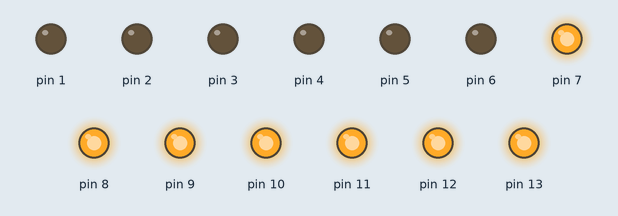
Bench run of a sketch on a simulated Arduino Uno, built with avr-gcc and run on an emulated ATmega328P. On the bench: output pins drawn as LEDs (lit = HIGH).

Above: at 2.5 s.
At 7.5 s:
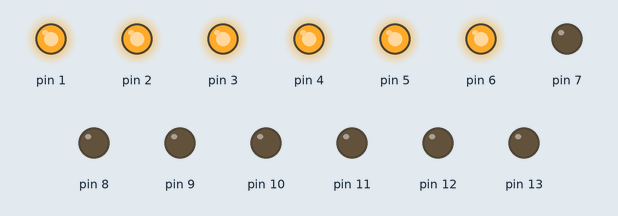
Timing chart, 0 to 13.0 s (numbered marks = the images above):
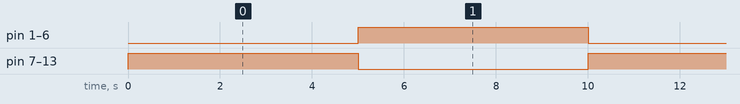

The sketch:

BEEE_PROJECT_no2.ino
```cpp
void setup() {
  pinMode(13,OUTPUT);
  pinMode(12,OUTPUT);
  pinMode(11,OUTPUT);
  pinMode(10,OUTPUT);
  pinMode(9,OUTPUT);
  pinMode(8,OUTPUT);
  pinMode(7,OUTPUT);
  pinMode(6,OUTPUT);
  pinMode(5,OUTPUT);
  pinMode(4,OUTPUT);
  pinMode(3,OUTPUT);
  pinMode(2,OUTPUT);
  pinMode(1,OUTPUT);
}

void loop() {
  digitalWrite(13,HIGH);
  digitalWrite(12,HIGH);
  digitalWrite(11,HIGH);
  digitalWrite(10,HIGH);
  digitalWrite(9,HIGH);
  digitalWrite(8,HIGH);
  digitalWrite(7,HIGH);
  delay(5000);
  digitalWrite(13,LOW);
  digitalWrite(12,LOW);
  digitalWrite(11,LOW);
  digitalWrite(10,LOW);
  digitalWrite(9,LOW);
  digitalWrite(8,LOW);
  digitalWrite(7,LOW);
  digitalWrite(6,HIGH);
  digitalWrite(5,HIGH);
  digitalWrite(4,HIGH);
  digitalWrite(3,HIGH);
  digitalWrite(2,HIGH);
  digitalWrite(1,HIGH);
  delay(5000);
  digitalWrite(6,LOW);
  digitalWrite(5,LOW);
  digitalWrite(4,LOW);
  digitalWrite(3,LOW);
  digitalWrite(2,LOW);
  digitalWrite(1,LOW);
}
```

Measured:
- by itself, pin 1–13: alternates HIGH for 5.0 s and LOW for 5.0 s
- by itself, everything shown: repeats every 10.0 s, in 3 steps
